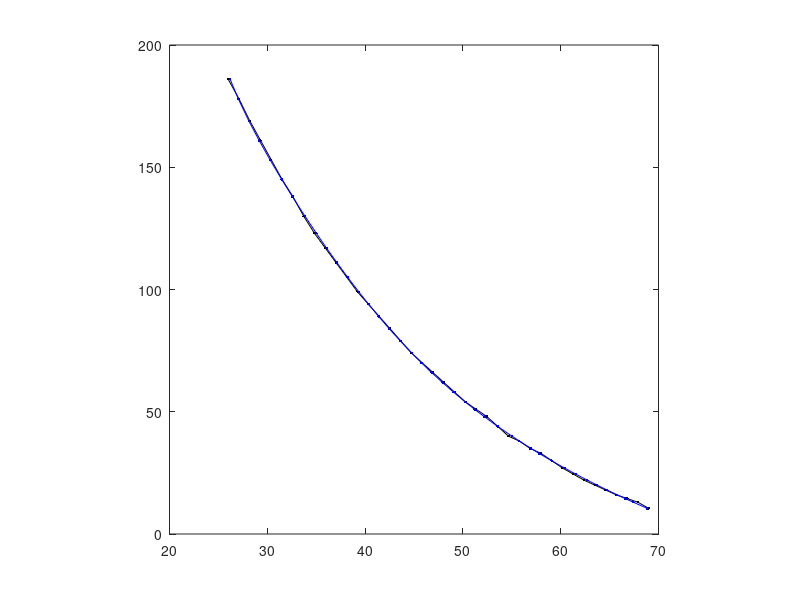

Write the MATLAB code that produced this figure.
% PX = [192, 182, 171, 162, 154, ...
%     144, 137, 129, 121, 114, ...
%     107, 101, 94, 88, 82, ...
%     79, 73, 69, 65, 60, ...
%     57, 53, 49, 46, 43];
% PX = [189, 178, 170, 159, 150, ...
%     142, 134, 126, 119, 112, ...
%     105, 99, 92, 86, 80, ...
%     75, 71, 66, 60, 56, ...
%     51, 49, 46, 42, 38];
% PX = [126, 120, 114, 109, 104, ...
%     98, 93, 89, 85, 81, ...
%     77, 73, 69, 65, 62, ...
%     59, 56, 53, 50, 47, ...
%     44, 42, 39, 37, 34, ...
%     32, 30, 28, 26];
% PX = [...
%     191, 184, 176, 167, 157, ...
%     148, 140, 132, 124, 117, ...
%     110, 104, 97, 91, 85, ...
%     79, 74, 68, 64, 59.5, ...
%     55, 51, 47, 43, 39, ...
%     36, 32, 29.25, 26.15, 23, ...
%     20, 17, 15, 13.25, 11, ...
%     8.15, 6.15, 4, 3, 2, ...
%     ];  

CM = linspace(26, 69, 40);

PX = [...
    186, 178, 169, 161, 153, ...
    145, 138, 130, 123, 117, ...
    111, 105, 99, 94, 89 ...
    84, 79, 74, 70, 66 ...
    62, 58, 54, 51, 48 ...
    44, 40, 38, 35, 33, ...
    30, 27, 24.5, 22, 20, ...
    18, 16, 14.5, 13, 10.5 ...
    ];  

% Sample from 0 to 28 cm mark on cm template
P = polyfit(PX, CM, 4);

plot(CM, PX, '.-k');
axis square
hold on;

CM1 = P(1).*PX.^4 + P(2).*PX.^3 + P(3).*PX.^2 + P(4).*PX.^1 + P(5);
%PX1 = CM*p(1)^2 + CM*p(2) + p(3); 
plot(CM1, PX, '.-b');

% Copy these coeff values to arduino code
fprintf('%0.15f\n\r', P);